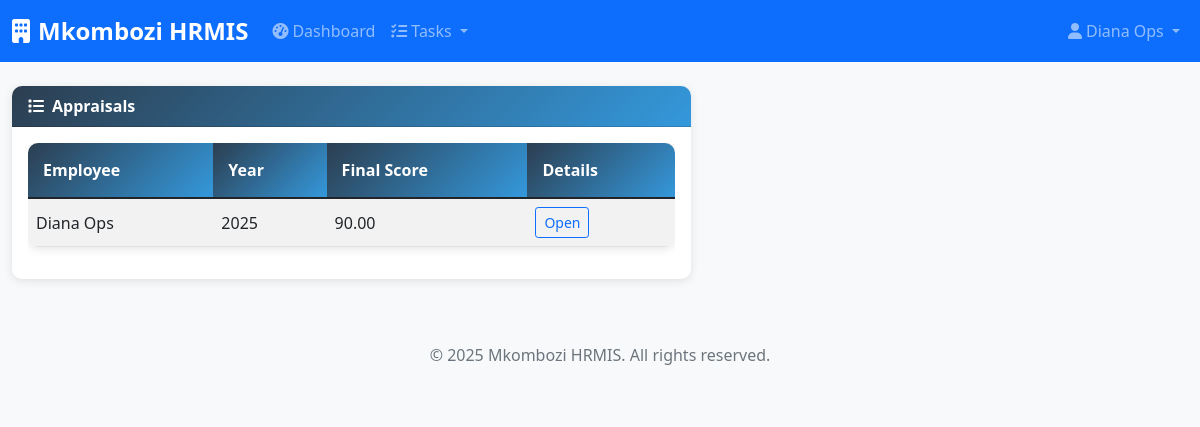
Page /appraisals.php (signed in) on the committed database.
### tables this page shows
CREATE TABLE IF NOT EXISTS `appraisal` (
  `appraisal_id` INT(11) NOT NULL AUTO_INCREMENT,
  `cycle_id` INT(11) NOT NULL,
  `user_id` INT(11) NOT NULL,
  `final_score` DECIMAL(5,2) DEFAULT NULL,
  `created_at` TIMESTAMP NOT NULL DEFAULT CURRENT_TIMESTAMP(),
  PRIMARY KEY (`appraisal_id`),
  KEY `cycle_id` (`cycle_id`),
  KEY `user_id` (`user_id`),
  CONSTRAINT `appraisal_ibfk_1` FOREIGN KEY (`cycle_id`) REFERENCES `appraisal_cycle` (`cycle_id`),
  CONSTRAINT `appraisal_ibfk_2` FOREIGN KEY (`user_id`) REFERENCES `user` (`user_id`)
);

CREATE TABLE IF NOT EXISTS `appraisal_cycle` (
  `cycle_id` INT(11) NOT NULL AUTO_INCREMENT,
  `year` YEAR(4) NOT NULL,
  `start_date` DATE NOT NULL,
  `end_date` DATE NOT NULL,
  `created_at` TIMESTAMP NOT NULL DEFAULT CURRENT_TIMESTAMP(),
  PRIMARY KEY (`cycle_id`)
);

### appraisals.php (the view, shortened to what this page needs)
<?php
$db = new Database();
$conn = $db->getConnection();
include __DIR__ . '/includes/header.php';
$cycles = $conn->query('SELECT cycle_id, year FROM appraisal_cycle ORDER BY year DESC')->fetchAll(PDO::FETCH_ASSOC);
$selectedCycleId = null;
if (!empty($cycles)) {
    $selectedCycleId = isset($_GET['cycle_id']) ? (int)$_GET['cycle_id'] : (int)$cycles[0]['cycle_id'];
}
if ($selectedCycleId) {
    if (hasRole(1) || hasRole(2)) {
        $stmt = $conn->prepare('SELECT a.appraisal_id, a.final_score, u.name, ac.year FROM appraisal a JOIN user u ON a.user_id = u.user_id JOIN appraisal_cycle ac ON a.cycle_id = ac.cycle_id WHERE ac.cycle_id = :cid ORDER BY u.name');
        $stmt->execute([':cid' => $selectedCycleId]);
        $apps = $stmt->fetchAll(PDO::FETCH_ASSOC);
    } else {
        $stmt = $conn->prepare('SELECT a.appraisal_id, a.final_score, ac.year FROM appraisal a JOIN appraisal_cycle ac ON a.cycle_id = ac.cycle_id WHERE a.user_id = :uid AND ac.cycle_id = :cid');
        $stmt->execute([':uid' => (int)$_SESSION['user_id'], ':cid' => $selectedCycleId]);
        $apps = $stmt->fetchAll(PDO::FETCH_ASSOC);
    }
} else {
    $apps = [];
}
?>
<div class="row g-3">
    <div class="col-lg-7">
        <div class="card">
            <div class="card-header d-flex justify-content-between align-items-center">
                <span><i class="fas fa-list me-2"></i>Appraisals</span>
            </div>
            <div class="card-body">
                <div class="table-responsive">
                    <table class="table table-striped align-middle">
                        <thead>
                            <tr>
                                <th>Employee</th>
                                <th>Year</th>
                                <th>Final Score</th>
                                <th>Details</th>
                            </tr>
                        </thead>
                        <tbody>
                            <?php
                            foreach ($apps as $a) {
                                $emp = isset($a['name']) ? $a['name'] : $_SESSION['name'];
                                echo '<tr>';
                                echo '<td>' . htmlspecialchars($emp) . '</td>';
                                echo '<td>' . (int)$a['year'] . '</td>';
                                echo '<td>' . htmlspecialchars($a['final_score'] ?? '-') . '</td>';
                                echo '<td>';
                                echo '<button class="btn btn-sm btn-outline-primary" data-bs-toggle="collapse" data-bs-target="#details-' . (int)$a['appraisal_id'] . '">Open</button>';
                                echo '</td>';
                                echo '</tr>';
                            }
                            ?>
                        </tbody>
                    </table>
                </div>
            </div>
        </div>
    </div>
</div>
<?php include __DIR__ . '/includes/footer.php'; ?>

### assets/css/style.css (style rules this page uses)
:root { --primary-color: #2c3e50; --secondary-color: #3498db; --success-color: #27ae60; --warning-color: #f39c12; --danger-color: #e74c3c; --light-color: #ecf0f1; --dark-color: #2c3e50; }
body { font-family: 'Segoe UI', Tahoma, Geneva, Verdana, sans-serif; background-color: #f8f9fa; }
.card { border: none; border-radius: 10px; box-shadow: 0 2px 10px rgba(0,0,0,0.1); transition: transform 0.3s ease; }
.card-header { background: linear-gradient(135deg, var(--primary-color), var(--secondary-color)); color: white; border-radius: 10px 10px 0 0 !important; font-weight: 600; }
.table { border-radius: 10px; overflow: hidden; box-shadow: 0 2px 10px rgba(0,0,0,0.1); }
.table thead th { background: linear-gradient(135deg, var(--primary-color), var(--secondary-color)); color: white; border: none; font-weight: 600; padding: 15px; }
.table tbody tr { transition: background-color 0.3s ease; }

### rows in the picture
appraisal: emp "Diana Ops", cycle.year "2025", final_score "90.00"

### other values in the picture
APP_NAME "Mkombozi HRMIS"
$_SESSION['name'] "Diana Ops"
